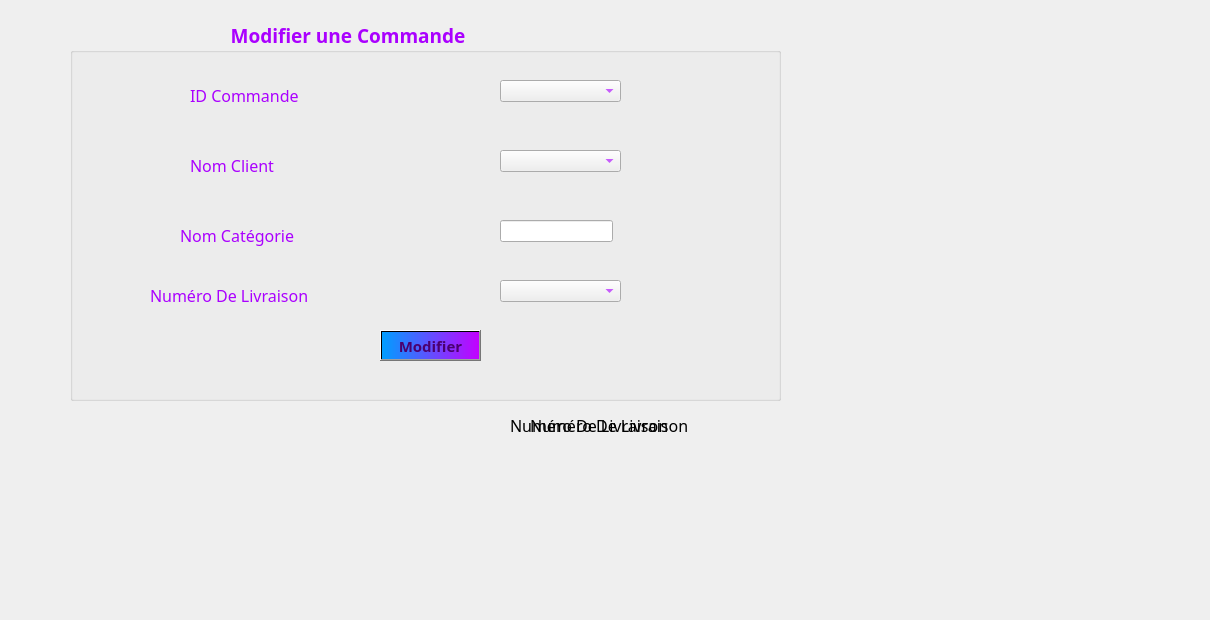
      <widget class="QWidget" name="tab_10">
       <attribute name="title">
        <string>Modifier</string>
       </attribute>
       <widget class="QGroupBox" name="groupBox_5">
        <property name="geometry">
         <rect>
          <x>70</x>
          <y>20</y>
          <width>711</width>
          <height>381</height>
         </rect>
        </property>
        <property name="font">
         <font>
          <family>Lucida Calligraphy</family>
          <pointsize>14</pointsize>
          <weight>75</weight>
          <bold>true</bold>
         </font>
        </property>
        <property name="styleSheet">
         <string notr="true">color: rgb(170, 0, 255);
border-color: rgb(170, 0, 255);</string>
        </property>
        <property name="title">
         <string>                                Modifier une Commande</string>
        </property>
        <widget class="QLabel" name="label_41">
         <property name="geometry">
          <rect>
           <x>120</x>
           <y>130</y>
           <width>171</width>
           <height>31</height>
          </rect>
         </property>
         <property name="font">
          <font>
           <family>Lucida Calligraphy</family>
           <pointsize>12</pointsize>
          </font>
         </property>
         <property name="text">
          <string>Nom Client</string>
         </property>
        </widget>
        <widget class="QLabel" name="label_47">
         <property name="geometry">
          <rect>
           <x>120</x>
           <y>60</y>
           <width>171</width>
           <height>31</height>
          </rect>
         </property>
         <property name="font">
          <font>
           <family>Lucida Calligraphy</family>
           <pointsize>12</pointsize>
          </font>
         </property>
         <property name="text">
          <string>ID Commande</string>
         </property>
        </widget>
        <widget class="QLabel" name="label_48">
         <property name="geometry">
          <rect>
           <x>110</x>
           <y>200</y>
           <width>171</width>
           <height>31</height>
          </rect>
         </property>
         <property name="font">
          <font>
           <family>Lucida Calligraphy</family>
           <pointsize>12</pointsize>
          </font>
         </property>
         <property name="text">
          <string>Nom Catégorie</string>
         </property>
        </widget>
        <widget class="QPushButton" name="pushButton_7">
         <property name="geometry">
          <rect>
           <x>310</x>
           <y>310</y>
           <width>101</width>
           <height>31</height>
          </rect>
         </property>
         <property name="font">
          <font>
           <family>Lucida Calligraphy</family>
           <pointsize>11</pointsize>
           <weight>75</weight>
           <bold>true</bold>
          </font>
         </property>
         <property name="styleSheet">
          <string notr="true">background-color: qlineargradient(spread:pad, x1:0, y1:0, x2:1, y2:0, stop:0 rgba(0, 158, 255, 255), stop:1 rgba(195, 0, 255, 255));
color: rgb(74, 0, 111);</string>
         </property>
         <property name="text">
          <string>Modifier</string>
         </property>
        </widget>
        <widget class="QLabel" name="label_49">
         <property name="geometry">
          <rect>
           <x>80</x>
           <y>260</y>
           <width>171</width>
           <height>31</height>
          </rect>
         </property>
         <property name="font">
          <font>
           <family>Lucida Calligraphy</family>
           <pointsize>12</pointsize>
          </font>
         </property>
         <property name="text">
          <string>Numéro De Livraison</string>
         </property>
        </widget>
        <widget class="QLineEdit" name="lineEdit_9">
         <property name="geometry">
          <rect>
           <x>430</x>
           <y>200</y>
           <width>113</width>
           <height>22</height>
          </rect>
         </property>
        </widget>
        <widget class="QComboBox" name="comboLiv_2">
         <property name="geometry">
          <rect>
           <x>430</x>
           <y>260</y>
           <width>121</width>
           <height>22</height>
          </rect>
         </property>
        </widget>
        <widget class="QComboBox" name="comboClient_2">
         <property name="geometry">
          <rect>
           <x>430</x>
           <y>130</y>
           <width>121</width>
           <height>22</height>
          </rect>
         </property>
        </widget>
        <widget class="QComboBox" name="comboCommande">
         <property name="geometry">
          <rect>
           <x>430</x>
           <y>60</y>
           <width>121</width>
           <height>22</height>
          </rect>
         </property>
        </widget>
       </widget>
       <widget class="QLabel" name="label_38">
        <property name="geometry">
         <rect>
          <x>530</x>
          <y>410</y>
          <width>201</width>
          <height>31</height>
         </rect>
        </property>
        <property name="font">
         <font>
          <family>Lucida Calligraphy</family>
          <pointsize>12</pointsize>
         </font>
        </property>
        <property name="text">
         <string>Numéro De Livraison</string>
        </property>
       </widget>
       <widget class="QLabel" name="label_39">
        <property name="geometry">
         <rect>
          <x>510</x>
          <y>410</y>
          <width>201</width>
          <height>31</height>
         </rect>
        </property>
        <property name="font">
         <font>
          <family>Lucida Calligraphy</family>
          <pointsize>12</pointsize>
         </font>
        </property>
        <property name="text">
         <string>Numéro De Livraison</string>
        </property>
       </widget>
       <widget class="QLabel" name="label_16">
        <property name="geometry">
         <rect>
          <x>-80</x>
          <y>-80</y>
          <width>1201</width>
          <height>611</height>
         </rect>
        </property>
        <property name="styleSheet">
         <string notr="true">background-image:url(:/mousse-au-chocolat-rapide-et-delicieuse.jpg)</string>
        </property>
        <property name="text">
         <string/>
        </property>
       </widget>
       <zorder>label_16</zorder>
       <zorder>label_38</zorder>
       <zorder>label_39</zorder>
       <zorder>groupBox_5</zorder>
      </widget>
